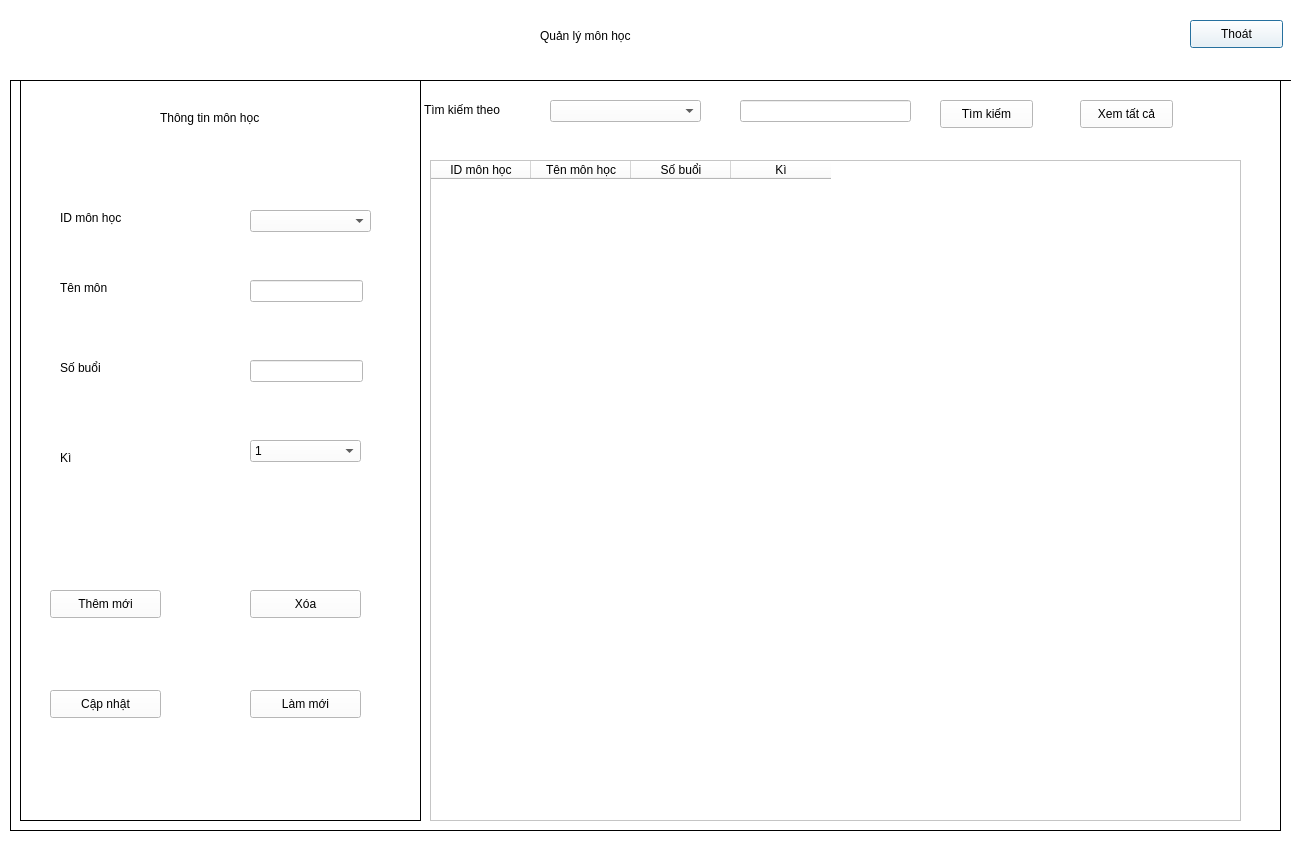
<?xml version="1.0" encoding="UTF-8"?>
<ui version="4.0">
 <class>Dialog</class>
 <widget class="QDialog" name="Dialog">
  <property name="geometry">
   <rect>
    <x>0</x>
    <y>0</y>
    <width>1301</width>
    <height>842</height>
   </rect>
  </property>
  <property name="windowTitle">
   <string>Dialog</string>
  </property>
  <property name="styleSheet">
   <string notr="true">background-color: rgb(255, 255, 255);
</string>
  </property>
  <widget class="QWidget" name="widget" native="true">
   <property name="geometry">
    <rect>
     <x>0</x>
     <y>0</y>
     <width>1291</width>
     <height>841</height>
    </rect>
   </property>
   <widget class="QWidget" name="widget_2" native="true">
    <property name="geometry">
     <rect>
      <x>10</x>
      <y>10</y>
      <width>1291</width>
      <height>71</height>
     </rect>
    </property>
    <property name="styleSheet">
     <string notr="true">QWidget#widget_2{border-bottom:1px solid black;}
</string>
    </property>
    <widget class="QLabel" name="label_2">
     <property name="geometry">
      <rect>
       <x>530</x>
       <y>0</y>
       <width>251</width>
       <height>51</height>
      </rect>
     </property>
     <property name="styleSheet">
      <string notr="true">font: 20pt &quot;MS Shell Dlg 2&quot;;</string>
     </property>
     <property name="text">
      <string>Quản lý môn học</string>
     </property>
    </widget>
    <widget class="QPushButton" name="btnExit">
     <property name="geometry">
      <rect>
       <x>1180</x>
       <y>10</y>
       <width>93</width>
       <height>28</height>
      </rect>
     </property>
     <property name="text">
      <string>Thoát</string>
     </property>
    </widget>
   </widget>
   <widget class="QWidget" name="widget_3" native="true">
    <property name="geometry">
     <rect>
      <x>10</x>
      <y>80</y>
      <width>1271</width>
      <height>751</height>
     </rect>
    </property>
    <property name="styleSheet">
     <string notr="true">QWidget#widget_3{border:1px solid black;}
</string>
    </property>
    <widget class="QWidget" name="widget_4" native="true">
     <property name="geometry">
      <rect>
       <x>10</x>
       <y>0</y>
       <width>401</width>
       <height>741</height>
      </rect>
     </property>
     <property name="styleSheet">
      <string notr="true">QWidget#widget_4{border:1px solid black;}</string>
     </property>
     <widget class="QLabel" name="label_3">
      <property name="geometry">
       <rect>
        <x>140</x>
        <y>30</y>
        <width>131</width>
        <height>16</height>
       </rect>
      </property>
      <property name="text">
       <string>Thông tin môn học</string>
      </property>
     </widget>
     <widget class="QLabel" name="label_4">
      <property name="geometry">
       <rect>
        <x>40</x>
        <y>130</y>
        <width>81</width>
        <height>16</height>
       </rect>
      </property>
      <property name="text">
       <string>ID môn học</string>
      </property>
     </widget>
     <widget class="QLabel" name="label_5">
      <property name="geometry">
       <rect>
        <x>40</x>
        <y>200</y>
        <width>71</width>
        <height>16</height>
       </rect>
      </property>
      <property name="text">
       <string>Tên môn</string>
      </property>
     </widget>
     <widget class="QLabel" name="label_6">
      <property name="geometry">
       <rect>
        <x>40</x>
        <y>370</y>
        <width>71</width>
        <height>16</height>
       </rect>
      </property>
      <property name="text">
       <string>Kì</string>
      </property>
     </widget>
     <widget class="QLineEdit" name="tfTenMon">
      <property name="geometry">
       <rect>
        <x>230</x>
        <y>200</y>
        <width>113</width>
        <height>22</height>
       </rect>
      </property>
     </widget>
     <widget class="QPushButton" name="btnSave1">
      <property name="geometry">
       <rect>
        <x>30</x>
        <y>510</y>
        <width>111</width>
        <height>28</height>
       </rect>
      </property>
      <property name="styleSheet">
       <string notr="true">QWidget#pushButton{
border:1px solid black;
background-color: rgb(85, 255, 255);
}
</string>
      </property>
      <property name="text">
       <string>Thêm mới</string>
      </property>
     </widget>
     <widget class="QPushButton" name="btnDelete1">
      <property name="geometry">
       <rect>
        <x>230</x>
        <y>510</y>
        <width>111</width>
        <height>28</height>
       </rect>
      </property>
      <property name="styleSheet">
       <string notr="true">QWidget#pushButton_2{
border:1px solid black;
background-color: rgb(85, 255, 255);
}
</string>
      </property>
      <property name="text">
       <string>Xóa</string>
      </property>
     </widget>
     <widget class="QPushButton" name="btnEdit1">
      <property name="geometry">
       <rect>
        <x>30</x>
        <y>610</y>
        <width>111</width>
        <height>28</height>
       </rect>
      </property>
      <property name="styleSheet">
       <string notr="true">QWidget#pushButton_3{
border:1px solid black;
background-color: rgb(85, 255, 255);
}
</string>
      </property>
      <property name="text">
       <string>Cập nhật</string>
      </property>
     </widget>
     <widget class="QPushButton" name="btnRefresh1">
      <property name="geometry">
       <rect>
        <x>230</x>
        <y>610</y>
        <width>111</width>
        <height>28</height>
       </rect>
      </property>
      <property name="styleSheet">
       <string notr="true">QWidget#pushButton_4{
border:1px solid black;
background-color: rgb(85, 255, 255);
}
</string>
      </property>
      <property name="text">
       <string>Làm mới</string>
      </property>
     </widget>
     <widget class="QComboBox" name="cbKi">
      <property name="geometry">
       <rect>
        <x>230</x>
        <y>360</y>
        <width>111</width>
        <height>22</height>
       </rect>
      </property>
      <item>
       <property name="text">
        <string>1</string>
       </property>
      </item>
      <item>
       <property name="text">
        <string>2</string>
       </property>
      </item>
      <item>
       <property name="text">
        <string>3</string>
       </property>
      </item>
      <item>
       <property name="text">
        <string>4</string>
       </property>
      </item>
      <item>
       <property name="text">
        <string>5</string>
       </property>
      </item>
      <item>
       <property name="text">
        <string>6</string>
       </property>
      </item>
      <item>
       <property name="text">
        <string>7</string>
       </property>
      </item>
      <item>
       <property name="text">
        <string>8</string>
       </property>
      </item>
      <item>
       <property name="text">
        <string>9</string>
       </property>
      </item>
      <item>
       <property name="text">
        <string>10</string>
       </property>
      </item>
     </widget>
     <widget class="QComboBox" name="cbId1">
      <property name="geometry">
       <rect>
        <x>230</x>
        <y>130</y>
        <width>121</width>
        <height>22</height>
       </rect>
      </property>
      <item>
       <property name="text">
        <string/>
       </property>
      </item>
     </widget>
     <widget class="QLabel" name="label_18">
      <property name="geometry">
       <rect>
        <x>40</x>
        <y>280</y>
        <width>55</width>
        <height>16</height>
       </rect>
      </property>
      <property name="text">
       <string>Số buổi</string>
      </property>
     </widget>
     <widget class="QLineEdit" name="tfSoBuoi">
      <property name="geometry">
       <rect>
        <x>230</x>
        <y>280</y>
        <width>113</width>
        <height>22</height>
       </rect>
      </property>
     </widget>
    </widget>
    <widget class="QLabel" name="label_7">
     <property name="geometry">
      <rect>
       <x>414</x>
       <y>20</y>
       <width>91</width>
       <height>20</height>
      </rect>
     </property>
     <property name="text">
      <string>Tìm kiếm theo</string>
     </property>
    </widget>
    <widget class="QComboBox" name="cbSearch1">
     <property name="geometry">
      <rect>
       <x>540</x>
       <y>20</y>
       <width>151</width>
       <height>22</height>
      </rect>
     </property>
     <property name="styleSheet">
      <string notr="true">QWidget#comboBox{
border:1px solid black;
}</string>
     </property>
     <item>
      <property name="text">
       <string/>
      </property>
     </item>
     <item>
      <property name="text">
       <string>ID môn học</string>
      </property>
     </item>
     <item>
      <property name="text">
       <string>Tên môn học</string>
      </property>
     </item>
     <item>
      <property name="text">
       <string>Kì</string>
      </property>
     </item>
    </widget>
    <widget class="QLineEdit" name="tfSearch1">
     <property name="geometry">
      <rect>
       <x>730</x>
       <y>20</y>
       <width>171</width>
       <height>22</height>
      </rect>
     </property>
    </widget>
    <widget class="QPushButton" name="btnSearch1">
     <property name="geometry">
      <rect>
       <x>930</x>
       <y>20</y>
       <width>93</width>
       <height>28</height>
      </rect>
     </property>
     <property name="styleSheet">
      <string notr="true">QWidget#pushButton_5{
border:1px solid black;
}</string>
     </property>
     <property name="text">
      <string>Tìm kiếm</string>
     </property>
    </widget>
    <widget class="QPushButton" name="btnLoadAll1">
     <property name="geometry">
      <rect>
       <x>1070</x>
       <y>20</y>
       <width>93</width>
       <height>28</height>
      </rect>
     </property>
     <property name="styleSheet">
      <string notr="true">QWidget#pushButton_6{
border:1px solid black;
}</string>
     </property>
     <property name="text">
      <string>Xem tất cả</string>
     </property>
    </widget>
    <widget class="QTableWidget" name="tableWidget1">
     <property name="geometry">
      <rect>
       <x>420</x>
       <y>80</y>
       <width>811</width>
       <height>661</height>
      </rect>
     </property>
     <column>
      <property name="text">
       <string>ID môn học</string>
      </property>
     </column>
     <column>
      <property name="text">
       <string>Tên môn học</string>
      </property>
     </column>
     <column>
      <property name="text">
       <string>Số buổi</string>
      </property>
     </column>
     <column>
      <property name="text">
       <string>Kì</string>
      </property>
     </column>
    </widget>
   </widget>
  </widget>
 </widget>
 <resources/>
 <connections/>
</ui>
